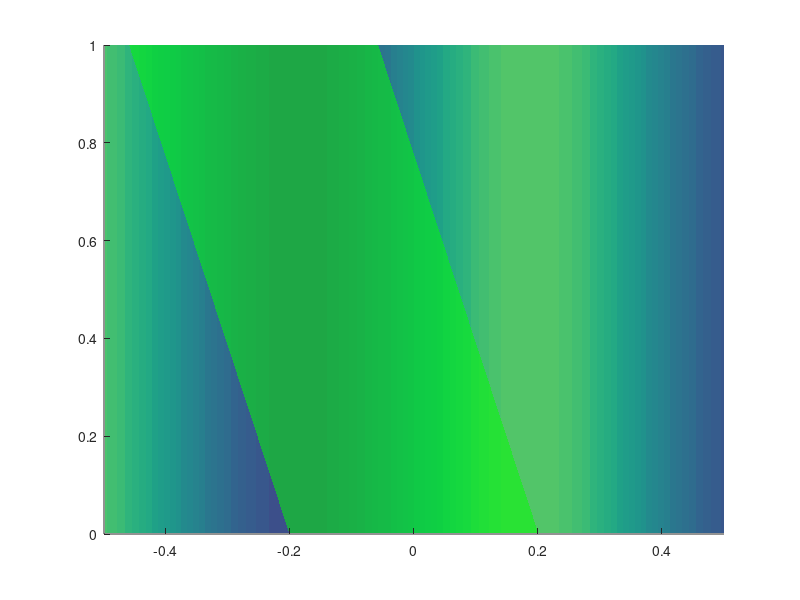

Recreate this plot in MATLAB. (Note: this script raises an error after producing the figure.)
clearvars; close all; clc;

LAMBDA = 0.75;
SIN_max = 0.1;
APERTURE = 0.4;
THETA = 7.5;

% Field
x = 0.5*linspace(-1,1,200);
y = linspace(0,1,100);
[X,Y] = meshgrid(x,y);
Z = SIN_max*sin(X*2*pi/LAMBDA);

% Beam
theta = linspace(0,2*pi,100);
[Tb,Yb] = meshgrid(theta,y);
Xb = APERTURE*cos(Tb)/2/cosd(THETA)-sind(2*THETA)*Yb;
Zb = APERTURE*sin(Tb)/2;

R = [cosd(-2*THETA) -sind(-2*THETA) 0; sind(-2*THETA) cosd(-2*THETA) 0; 0 0 1];


fig = figure;
hold on
contourf(X,Y,Z,25,'linestyle','none')
surf(Xb,Yb,Zb,'linestyle','none','facecolor','g','facealpha',0.5)
colormap(redblue)
axis equal off
% view(0,25)
view(2)

% Lambda
arrow([-LAMBDA/2 0.05 5],[LAMBDA/2 0.05 5],'ends','both','linewidth',1.5);
t1 = text(0.25,0.09,5,'$\Lambda$','fontsize',16,'horizontalalignment','center','Interpreter','latex','fontsize',12);
% Ap
arrow([-APERTURE/2 0.35 5]*R,[APERTURE/2 0.35 5]*R,'ends','both','linewidth',1.5);
t2 = text(-APERTURE/2,0.3625,5,'$Ap$','fontsize',16,'horizontalalignment','center','Interpreter','latex','fontsize',12);
% ln
arrow([0 0 5],[0 1 5],'ends','both','linewidth',1.5);
t3 = text(0.05,0.6,5,'$l_n$','fontsize',16,'horizontalalignment','center','Interpreter','latex','fontsize',12);
% theta
arrow([0 0.9 5],[0 0.9 5]*R,'ends','both','linewidth',1.5);
t4 = text(-0.125,0.925,5,'$\theta$','fontsize',16,'horizontalalignment','center','Interpreter','latex','fontsize',12);
plot3(-sind(2*THETA)*y,y,0*y+5,'--k','linewidth',1.5)


%%%%% Print Formatting
% figProps = struct(fig);
fig.Units = 'inches';
fig.Position = [1 1 5 2.5];
saveas(fig,'planar_sample_domain.eps','epsc')
